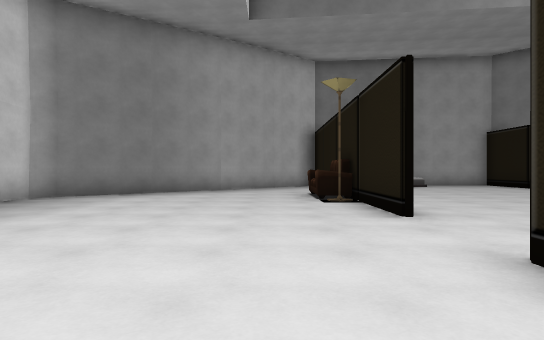
view 1 (above)

16 first-person views from a walk through a Godot game level. The camera is 1.2 m above the floor, looks level and sees 75° across. The floor is counted in squares, 2 m on a side. Each view is taken from the middle of a square. On the plan, view 1 faces up. The plan holds only what a view shows up to about 10 squares ahead; the rest is blank. Some surface patterns are stand-ins.

view 2
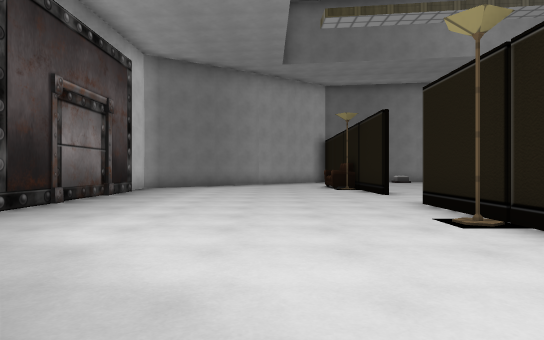

view 3
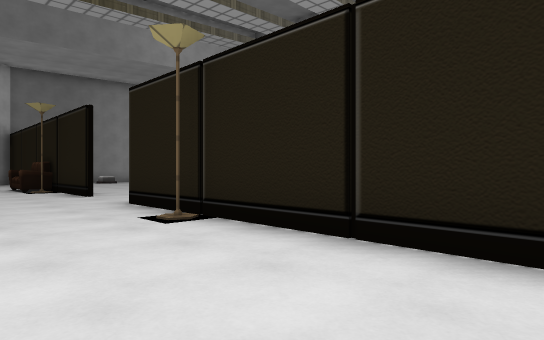

view 4
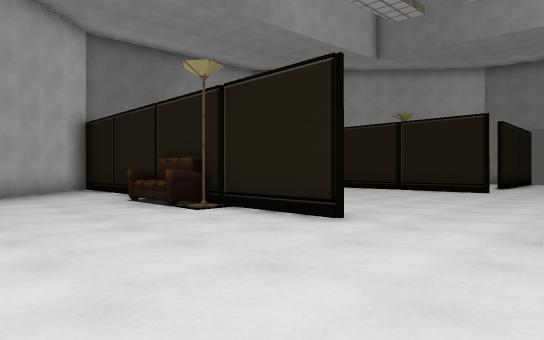

view 5
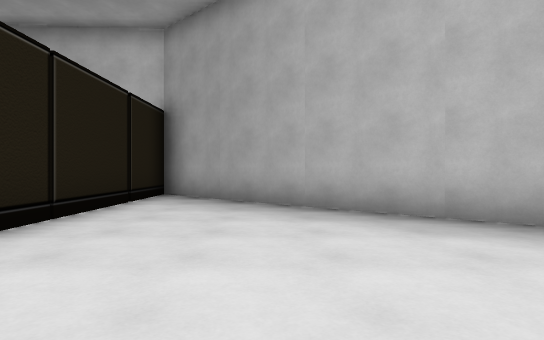

view 6
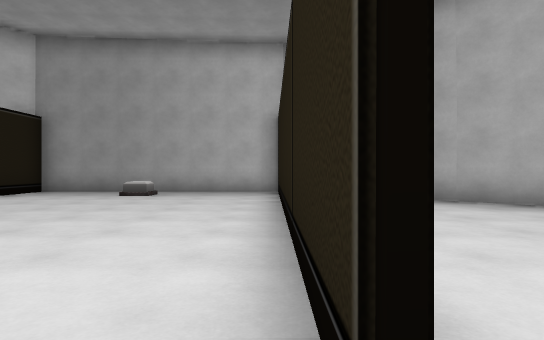

view 7
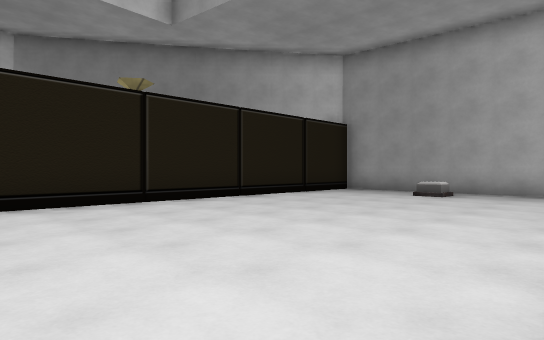

view 8
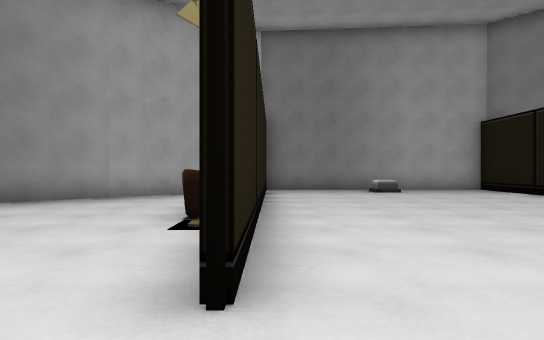

view 9
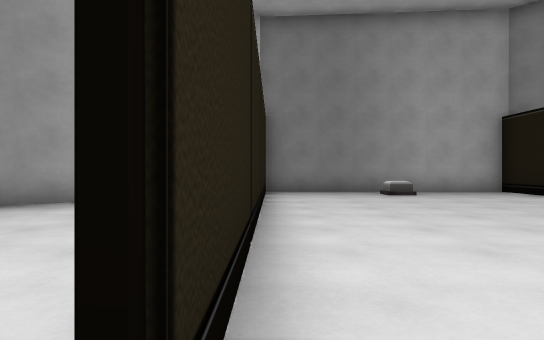

view 10
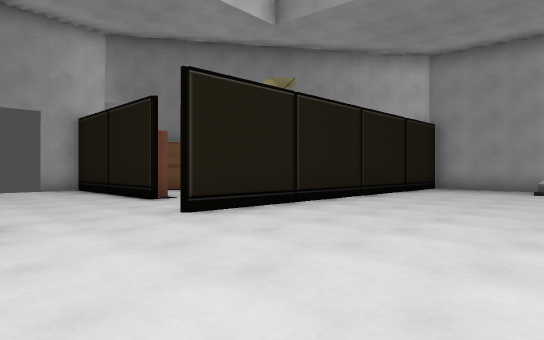

view 11
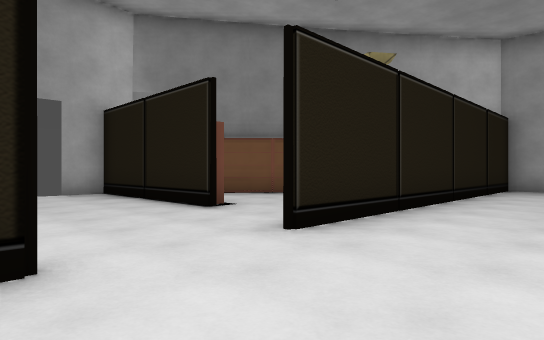

view 12
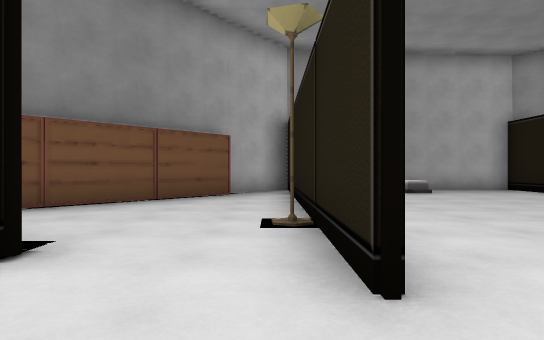

view 13
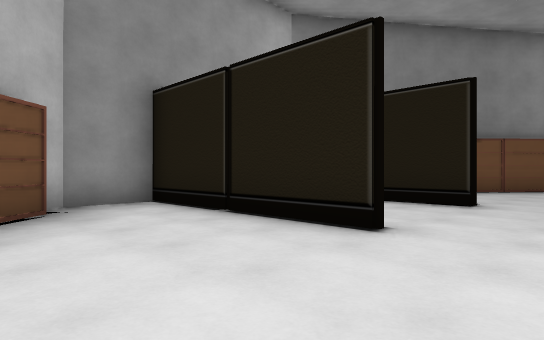

view 14
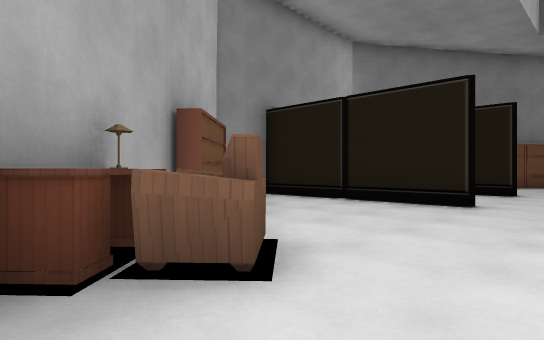

view 15
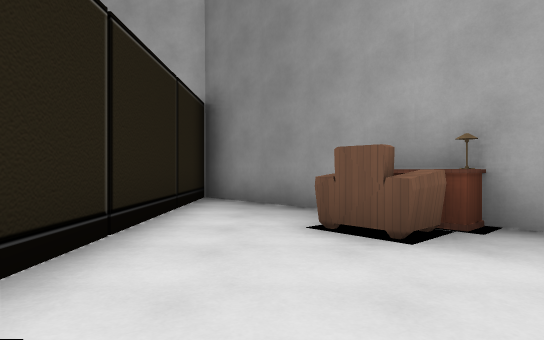

view 16
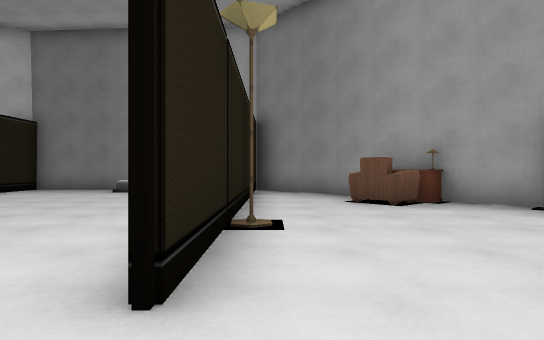

### Floor plan
Ten units are one square. View 1 is at (0, 0); x grows to the right and y downward. Boxes are objects, and circles mark ways between rooms. Rooms are numbered by the first view taken in them; rooms with no view inside come last. Other rooms are left out.
<svg viewBox="-57 -144 216 217">
<path fill="none" stroke="#000" d="M17 -45 17 -125M-49 -60 -49 -11M18 -85 18 -75M-39 17 18 68M11 -131 -52 -75 -52 -66M17 66 17 -24M84 -45 84 -59M18 -24 18 60M18 -75 18 -45M84 -112 84 -139M18 -130 18 -85M86 -138 18 -138M18 68 84 68 84 -24M107 -17 154 -17 154 -27M85 -24 85 -5M85 -55 85 -45M136 -83 86 -138M107 -48 154 -48 154 -64 151 -67M145 -68 132 -83 134 -85M85 -136 85 -55"/>
<rect x="5" y="-5" width="10" height="10" fill="#bbb"><title>lamp</title></rect>
<rect x="5" y="-75" width="10" height="10" fill="#bbb"><title>lamp</title></rect>
<rect x="5" y="-95" width="10" height="20" fill="#bbb"><title>sofa</title></rect>
<rect x="85" y="-75" width="10" height="10" fill="#bbb"><title>lamp</title></rect>
<rect x="105" y="-95" width="10" height="10" fill="#bbb"><title>chair</title></rect>
<rect x="105" y="-105" width="10" height="10" fill="#bbb"><title>desk</title></rect>
<rect x="115" y="-105" width="10" height="10" fill="#bbb"><title>lamp</title></rect>
<circle cx="20" cy="-35" r="3" fill="#2a7"/>
<circle cx="20" cy="-80" r="3" fill="#2a7"/>
<circle cx="80" cy="-35" r="3" fill="#2a7"/>
<circle cx="95" cy="-50" r="3" fill="#2a7"/>
<text x="-10" y="-40">1</text>
<text x="50" y="-40">2</text>
<text x="120" y="-30">3</text>
<text x="110" y="-80">4</text>
</svg>
Room 1 opens to room 2. Room 2 opens to room 3. Room 3 opens to room 4.

Where each view was taken, in squares from view 1:
view 1: 0 up, 0 right, facing up
view 2: 4 down, 1 left, facing up
view 3: 4 down, 1 left, facing up-right
view 4: 2 up, 2 left, facing up-right
view 5: 2 up, 1 left, facing down
view 6: 3 up, 2 right, facing down
view 7: 3 up, 2 right, facing down-right
view 8: 3 up, 2 right, facing up
view 9: 4 up, 2 right, facing up
view 10: 5 up, 4 right, facing down-right
view 11: 5 up, 6 right, facing down-right
view 12: 4 up, 9 right, facing down
view 13: 8 up, 9 right, facing down-right
view 14: 11 up, 9 right, facing down-right
view 15: 6 up, 10 right, facing up
view 16: 3 up, 9 right, facing up
